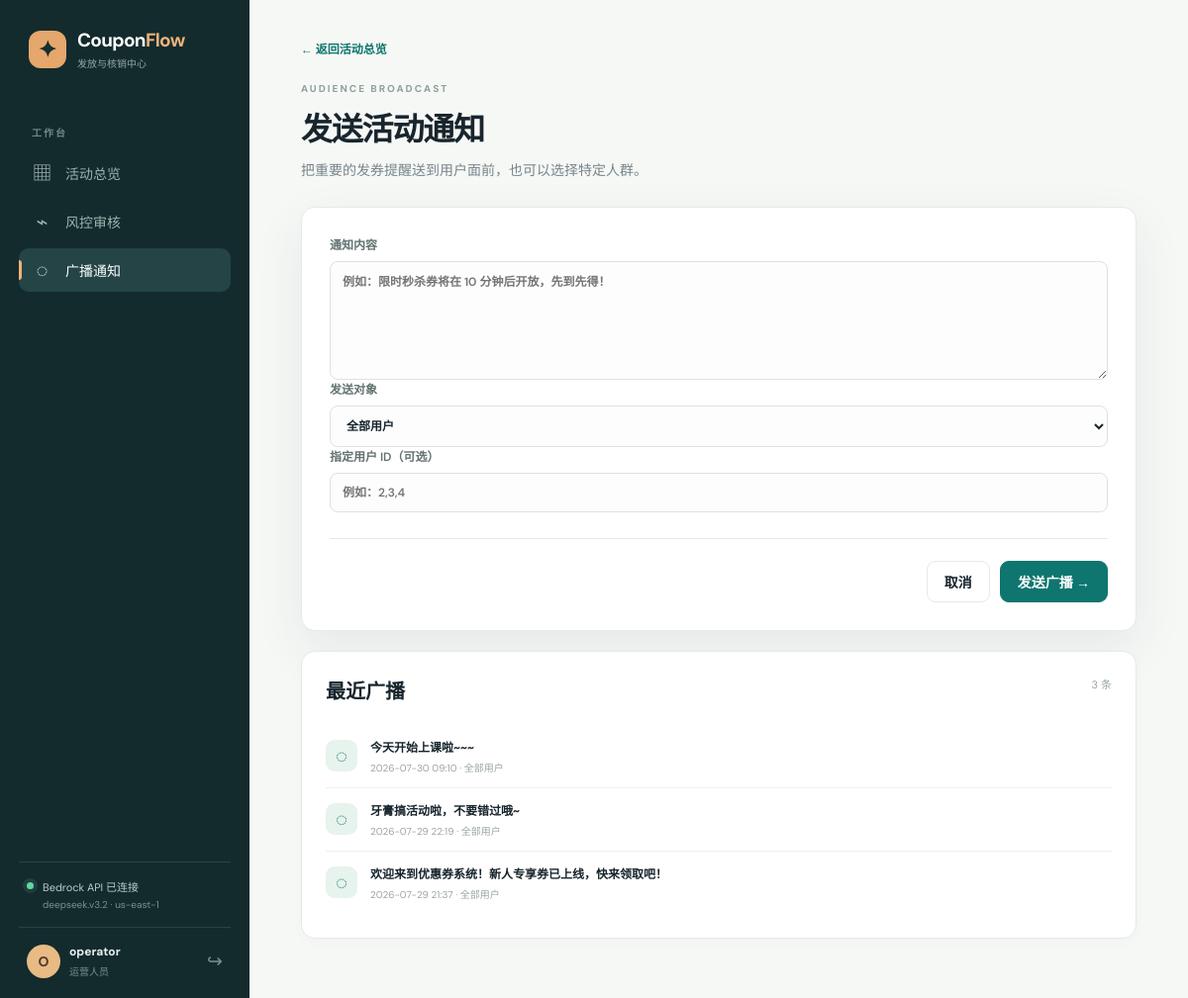
The app's page /operator/notifications (signed in) with its own data.
### app/models.py (models this page shows, shortened)
class User(UserMixin, db.Model):
    __tablename__ = 'users'
    id = db.Column(db.Integer, primary_key=True)
    username = db.Column(db.String(80), unique=True, nullable=False, index=True)
    password_hash = db.Column(db.String(256), nullable=False)
    role = db.Column(db.String(20), nullable=False, default='user')  # operator, user, verifier, admin
    phone = db.Column(db.String(20), default='')
    age = db.Column(db.Integer, nullable=True)
    gender = db.Column(db.String(10), default='')
    hobbies = db.Column(db.String(200), default='')
    occupation = db.Column(db.String(100), default='')
    points = db.Column(db.Integer, default=0)
    last_login = db.Column(db.DateTime, default=datetime.now)
    created_at = db.Column(db.DateTime, default=datetime.now)
    coupons = db.relationship('Coupon', backref='owner', lazy='dynamic',
                              foreign_keys='Coupon.user_id')
    @property
    def password(self):
        raise AttributeError('password is not readable')

class Notification(db.Model):
    __tablename__ = 'notifications'
    id = db.Column(db.Integer, primary_key=True)
    message = db.Column(db.Text, nullable=False)
    target_type = db.Column(db.String(20), nullable=False, default='all')  # all, selected
    target_users = db.Column(db.Text, default='')  # comma-separated user IDs
    campaign_id = db.Column(db.Integer, db.ForeignKey('campaigns.id'), nullable=True)
    created_by = db.Column(db.Integer, db.ForeignKey('users.id'), nullable=False)
    created_at = db.Column(db.DateTime, default=datetime.now)
    creator = db.relationship('User', backref='notifications_sent', foreign_keys=[created_by])

### app/operator.py (the view, shortened to what this page needs)
@operator_bp.route('/notifications', methods=['GET', 'POST'])
def notifications():
    users = User.query.filter_by(role='user').all()
    notifications_list = Notification.query.order_by(
        Notification.created_at.desc()).limit(20).all()
    return render_template('operator/notifications.html',
                         users=users,
                         notifications=notifications_list)

### app/__init__.py (called while the page is built)
@login_manager.user_loader
def load_user(user_id):
    from app.models import User
    return User.query.get(int(user_id))

### app/ai_service.py (called while the page is built, shortened)
    @property
    def status(self) -> dict:
        if self.api_key:
            return {
                'mode': 'bedrock_api',
                'label': 'Bedrock API',
                'connected': True,
                'model': self.model_id,
                'region': self.region,
            }

### app/operator.py (called while the page is built)
@operator_bp.before_request
@login_required
@operator_required
def before_request():
    pass

### templates/operator/notifications.html
{% extends 'base.html' %}{% block title %}广播通知 · CouponFlow{% endblock %}{% block content %}<div class="narrow-page"><a class="back-link" href="{{ url_for('operator.dashboard') }}">← 返回活动总览</a><div class="page-heading"><p class="kicker">AUDIENCE BROADCAST</p><h1>发送活动通知</h1><p>把重要的发券提醒送到用户面前，也可以选择特定人群。</p></div><form method="post" class="form-card"><label>通知内容<textarea name="message" rows="5" required placeholder="例如：限时秒杀券将在 10 分钟后开放，先到先得！"></textarea></label><label>发送对象<select name="target_type"><option value="all">全部用户</option><option value="selected">指定用户（填写 ID）</option></select></label><label>指定用户 ID（可选）<input name="target_users" placeholder="例如：2,3,4"></label><div class="form-actions"><a class="button" href="{{ url_for('operator.dashboard') }}">取消</a><button class="button button-primary" type="submit">发送广播 →</button></div></form><section class="panel history-panel"><div class="panel-heading"><h2>最近广播</h2><span class="muted">{{ notifications|length }} 条</span></div>{% for notification in notifications %}<div class="notice-row"><span class="notice-icon">◌</span><div><strong>{{ notification.message }}</strong><small>{{ notification.created_at.strftime('%Y-%m-%d %H:%M') }} · {{ '全部用户' if notification.target_type == 'all' else '指定用户' }}</small></div></div>{% else %}<p class="muted">还没有发送过通知。</p>{% endfor %}</section></div>{% endblock %}

### templates/base.html (shortened to what this page needs)
<!doctype html>
<html lang="zh-CN">
<head>
  <link rel="stylesheet" href="{{ url_for('static', filename='css/style.css') }}">
</head>
<body>
  <div class="app-shell">
    <aside class="sidebar">
      <a class="brand" href="{{ url_for('auth.index') }}">
        <span class="brand-mark">✦</span>
        <span><strong>Coupon<span>Flow</span></strong><small>发放与核销中心</small></span>
      </a>
      {% if current_user.is_authenticated %}
      <div class="side-label">工作台</div>
      <nav class="side-nav">
        {% if current_user.role == 'operator' %}
          <a href="{{ url_for('operator.dashboard') }}" class="{% if request.endpoint == 'operator.dashboard' %}active{% endif %}"><span>▦</span>活动总览</a>
          <a href="{{ url_for('operator.risk_logs') }}" class=""><span>⌁</span>风控审核</a>
          <a href="{{ url_for('operator.notifications') }}" class="{% if request.endpoint == 'operator.notifications' %}active{% endif %}"><span>◌</span>广播通知</a>
        {% elif current_user.role == 'verifier' %}
          <a href="{{ url_for('verifier.dashboard') }}" class="{% if request.endpoint == 'verifier.dashboard' %}active{% endif %}"><span>⌕</span>现场核销</a>
          <a href="{{ url_for('verifier.history') }}" class="{% if request.endpoint == 'verifier.history' %}active{% endif %}"><span>◷</span>核销记录</a>
        {% elif current_user.role == 'admin' %}
          <a href="{{ url_for('admin_bp.dashboard') }}" class="{% if request.endpoint == 'admin_bp.dashboard' %}active{% endif %}"><span>◈</span>数据驾驶舱</a>
        {% endif %}
      </nav>
      <div class="sidebar-bottom">
        <div class="local-status"><i class="status-dot {{ 'connected' if ai_status.connected else 'fallback' }}"></i><span>{% if ai_status.connected %}{{ ai_status.label }} 已连接<small>{{ ai_status.model }} · {{ ai_status.region }}</small>{% else %}本地服务运行中<small>AI 规则降级已启用</small>{% endif %}</span></div>
        <div class="profile-mini"><span class="avatar">{{ current_user.username[:1].upper() }}</span><span><strong>{{ current_user.username }}</strong><small>{{ {'operator':'运营人员','user':'普通用户','verifier':'核销人员','admin':'管理员'}[current_user.role] }}</small></span><a href="{{ url_for('auth.logout') }}" title="退出登录">↪</a></div>
      </div>
      {% endif %}
    </aside>
    <main class="main-content">
      {% block content %}{% endblock %}
    </main>
  </div>
</body>
</html>

### records on screen
User: username "O", username "operator", role "运营人员"
Notification: message "今天开始上课啦~~~", created_at "2026-07-30 09:10", target_type "全部用户"
Notification: message "牙膏搞活动啦，不要错过哦~", created_at "2026-07-29 22:19", target_type "全部用户"
Notification: message "欢迎来到优惠券系统！新人专享券已上线，快来领取吧！", created_at "2026-07-29 21:37", target_type "全部用户"

### other values on screen
{{ ai_status.label }} "Bedrock API"
{{ ai_status.model }} "deepseek.v3.2"
{{ ai_status.region }} "us-east-1"
{{ notifications|length }} "3"
